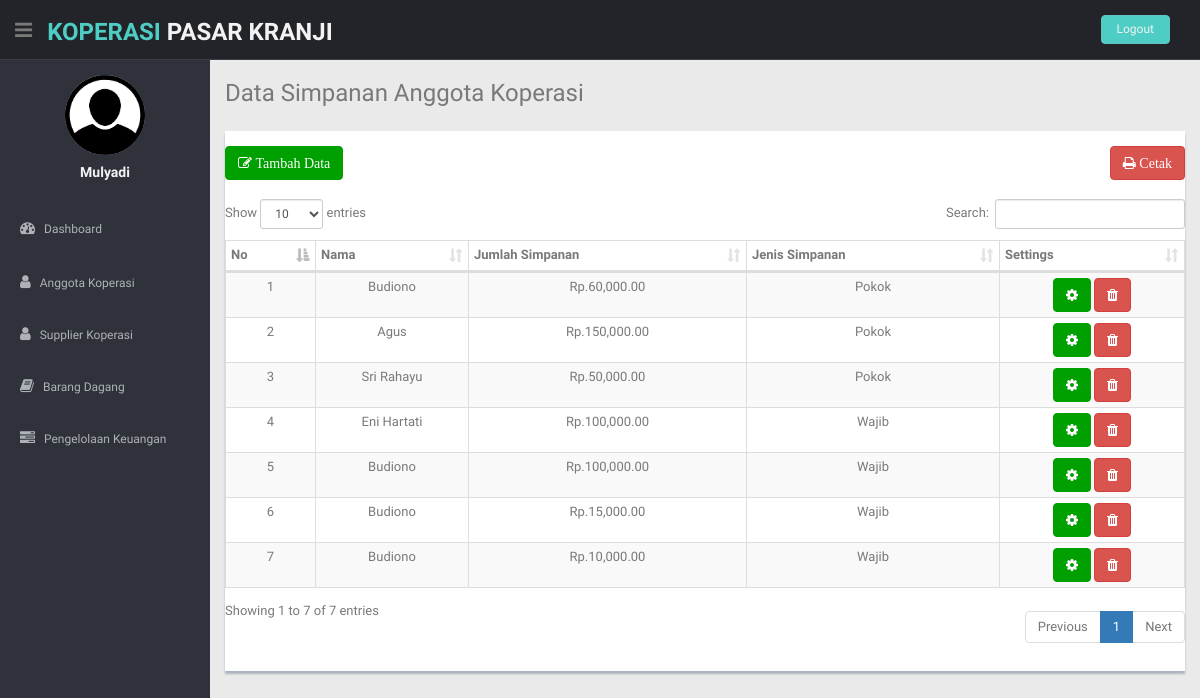
Screenshot of /manager/index_manager.php?halaman=simpanan (signed in) with the database file from the repository.
### tables this page shows
CREATE TABLE `simpanan` (
  `id_simpanan` int(11) NOT NULL,
  `id_anggota` int(11) NOT NULL,
  `id_jenis_simpanan` int(11) NOT NULL,
  `jumlah_simpan` varchar(100) NOT NULL
);

CREATE TABLE `anggota` (
  `id_anggota` int(11) NOT NULL,
  `nama_anggota` varchar(100) NOT NULL,
  `jenis_kelamin` varchar(50) NOT NULL,
  `username` varchar(100) NOT NULL,
  `password` varchar(100) NOT NULL,
  `alamat` varchar(100) NOT NULL,
  `no_tlp` varchar(50) NOT NULL,
  `no_ktp` varchar(50) NOT NULL,
  `foto_anggota` varchar(150) NOT NULL
);

CREATE TABLE `jenis_simpanan` (
  `id_jenis_simpanan` int(11) NOT NULL,
  `jenis_simpanan` varchar(50) NOT NULL
);

### manager/simpanan/index_simpan.php (the view)
    <section id="main-content">
      <section class="wrapper">
        <h3> Data Simpanan Anggota Koperasi</h3>
        <div class="row mt">
          <div class="col-lg-12">
            <div class="content-panel">
              <div>
                <a href="index_manager.php?halaman=simpanan&aksi=tambah" class="btn btn-theme" style="float: left;">
                  <i class="fa fa-edit"> Tambah Data </i></a>
              </div>
              <div class="nav right">
                <a href="simpanan/cetak_simpan.php" class="btn btn-danger" style="float: right;">
                  <i class="fa fa-print"> Cetak </i></a>
              </div>
                <table class="table table-bordered table-striped table-condensed" id="example1">
                <br>
                <thead align="center">
                    <tr align="center">
                    <th>No</th>
                    <th>Nama</th>
                    <th>Jumlah Simpanan</th>
                    <th>Jenis Simpanan</th>
                    <th>Settings</th>
                  </tr>
                </thead>
                <tbody>
                <?php
                    $nomor=1;
                    $sql = $koneksi->query("SELECT * FROM simpanan JOIN anggota ON simpanan.id_anggota = anggota.id_anggota JOIN jenis_simpanan ON simpanan.id_jenis_simpanan=jenis_simpanan.id_jenis_simpanan") or die(mysqli_error());?>
                <?php while ($data = $sql->fetch_assoc()) {?>
                <tr class="gradeX" align="center">
                    <td><?php echo $nomor; ?></td>
                    <td><?php echo $data['nama_anggota']; ?></td>
                    <td>Rp.<?php echo number_format($data['jumlah_simpan']); ?>.00</td>
                    <td><?php echo $data['jenis_simpanan']; ?></td>
                    <td>
                        <a href="index_manager.php?halaman=simpanan&aksi=edit&id=<?php echo $data['id_simpanan']; ?>" class="btn btn-theme"><i class="fa fa-cog"></i></a>
                        <a href="index_manager.php?halaman=simpanan&aksi=delete&id=<?php echo $data['id_simpanan']; ?>" class="btn btn-danger"><i class="fa fa-trash"></i></a>
                    </td>
                </tr>
                <?php
                $nomor++;
                };?>
                </tbody>
            </table>
        </div>
    </div>
</div>
</section>
</section>

### css/style.css (style rules this page uses)
body { color: #797979; background: #eaeaea; font-family: 'Ruda', sans-serif; padding: 0px !important; margin: 0px !important; font-size:13px; }
a, a:hover, a:focus { text-decoration: none; outline: none; }
.btn-theme { color: #fff; background-color: #00a000; border-color: #00a000; }
.mt { margin-top: 25px; }
#main-content { margin-left: 210px; }
.wrapper { display: inline-block; margin-top: 60px; padding-left: 15px; padding-right: 15px; padding-bottom: 15px; padding-top: 0px; width: 100%; }
.content-panel { background: #ffffff; box-shadow: 0px 3px 2px #aab2bd; padding-top: 15px; padding-bottom: 5px; }

### rows the page displays
simpanan: id_anggota.nama_anggota "Budiono", jumlah_simpan "60,000", id_jenis_simpanan.jenis_simpanan "Pokok"
simpanan: id_anggota.nama_anggota "Agus", jumlah_simpan "150,000", id_jenis_simpanan.jenis_simpanan "Pokok"
simpanan: id_anggota.nama_anggota "Sri Rahayu", jumlah_simpan "50,000", id_jenis_simpanan.jenis_simpanan "Pokok"
simpanan: id_anggota.nama_anggota "Eni Hartati", jumlah_simpan "100,000", id_jenis_simpanan.jenis_simpanan "Wajib"
simpanan: id_anggota.nama_anggota "Budiono", jumlah_simpan "100,000", id_jenis_simpanan.jenis_simpanan "Wajib"
simpanan: id_anggota.nama_anggota "Budiono", jumlah_simpan "15,000", id_jenis_simpanan.jenis_simpanan "Wajib"
simpanan: id_anggota.nama_anggota "Budiono", jumlah_simpan "10,000", id_jenis_simpanan.jenis_simpanan "Wajib"

### other values shown
$_SESSION['nama'] "Mulyadi"
